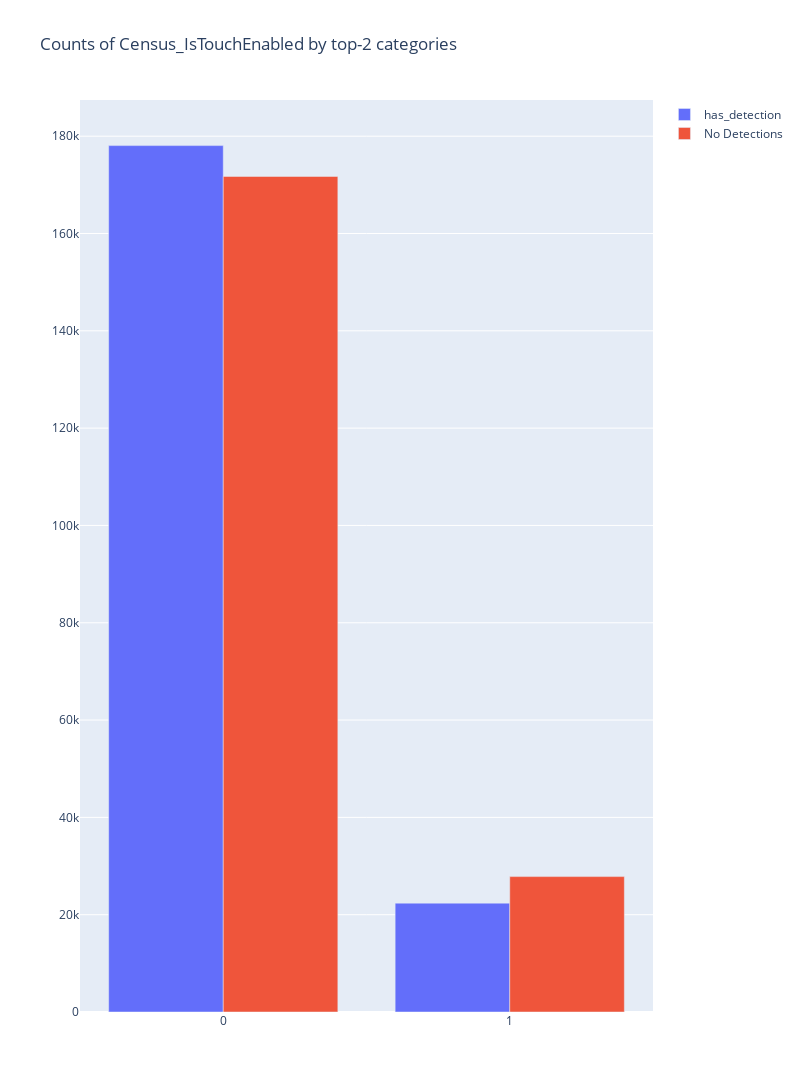

Source (notebook cell):
### Code cell
detection_groupby_feature("Census_IsTouchEnabled",top_n=10)

### Figure 1 — Plotly figure (JSON) as saved in the notebook; plotly's stock layout.template omitted (floating-point values rounded to 4 significant figures)
{"data": [{"name": "has_detection", "type": "bar", "x": [0, 1], "y": [178068, 22375]}, {"name": "No Detections", "type": "bar", "x": [0, 1], "y": [171729, 27828]}], "layout": {"height": 1600, "title": {"text": "Counts of Census_IsTouchEnabled by top-2 categories"}, "width": 800}}
